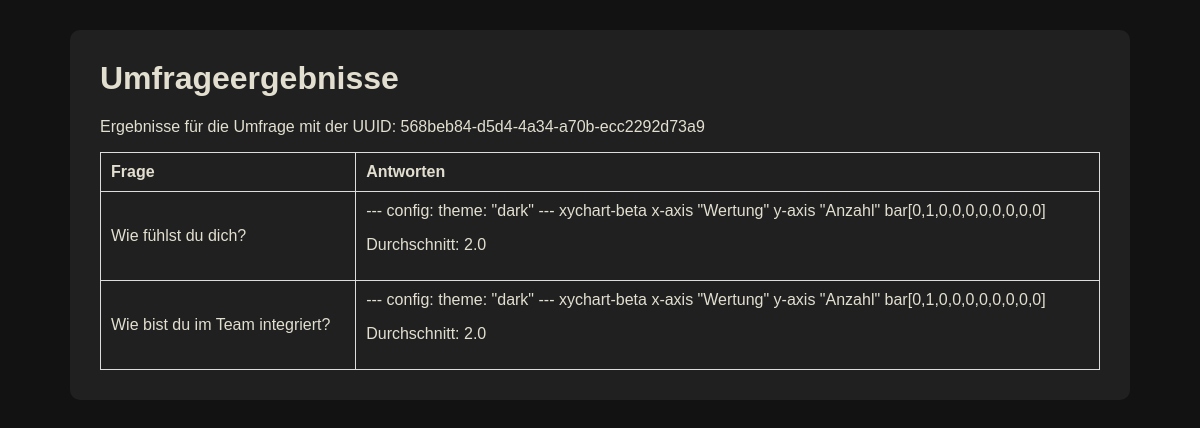
The app's page /results?uuid=568beb84-d5d4-4a34-a70b-ecc2292d73a9 with its own data.
### tables this page shows
CREATE TABLE questions (id INTEGER PRIMARY KEY, question TEXT, low TEXT, high TEXT, category TEXT);

### app.py (the view)
@app.route('/results', methods=['GET'])
def results():
    survey_uuid = request.args.get('uuid')
    if survey_uuid:
        survey = model.get_survey_by_uuid(survey_uuid)
        if survey:
            question_ids = survey['questions'].split(',')
            questions = model.get_questions_by_ids(question_ids)
            weighted_answers = model.get_weighted_answers_by_survey_uuid(survey_uuid)
            average_answers = model.get_aggregated_answers_by_survey_uuid(survey_uuid)
            return render_template('results.html', questions=questions, weighted_answers=weighted_answers, average_answers=average_answers, survey_uuid=survey_uuid)
    return "Survey not found", 404

### model.py (called while the page is built)
def get_survey_by_uuid(uuid: str) -> dict:
    conn = sqlite3.connect('database.db')
    c = conn.cursor()
    c.execute('SELECT * FROM surveys WHERE uuid = ?', (uuid,))
    survey = c.fetchone()
    conn.close()
    if survey:
        return {'id': survey[0], 'uuid': survey[1], 'questions': survey[2], 'timestamp': survey[3]}
    return None

def get_questions_by_ids(ids: list[str]) -> list[dict]:
    conn = sqlite3.connect('database.db')
    c = conn.cursor()
    placeholders = ','.join('?' for _ in ids)
    c.execute(f'SELECT * FROM questions WHERE id IN ({placeholders})', ids)
    questions = c.fetchall()
    conn.close()
    return [{'id': q[0], 'question': q[1], 'low': q[2], 'high': q[3], 'category': q[4]} for q in questions]

def get_aggregated_answers_by_survey_uuid(survey_uuid: str) -> list[dict]:
    conn = sqlite3.connect('database.db')
    c = conn.cursor()
    c.execute('SELECT question_id, AVG(value) FROM answers WHERE survey_id = ? GROUP BY question_id', (survey_uuid,))
    answers = c.fetchall()
    conn.close()
    return {a[0]: a[1] for a in answers}

def get_weighted_answers_by_survey_uuid(survey_uuid: str) -> list[dict]:
    conn = sqlite3.connect('database.db')
    c = conn.cursor()
    c.execute('SELECT question_id, value FROM answers WHERE survey_id = ?', (survey_uuid,))
    answers = c.fetchall()
    weighted_answers = {}
    for question_id, value in answers:
        if question_id not in weighted_answers:
            weighted_answers[question_id] = [0] * 10  # Array mit 10 Einträgen für Antworten von 1 bis 10
        weighted_answers[question_id][value - 1] += 1  # Erhöhe die Häufigkeit der gegebenen Antwort
    return weighted_answers

### templates/results.html (shortened to what this page needs)
<!DOCTYPE html>
<html lang="de">
<head>
    <link rel="stylesheet" href="{{ url_for('static', filename='style.css') }}">
</head>
<body>
    <div class="container">
        <h1>Umfrageergebnisse</h1>
        <p>Ergebnisse für die Umfrage mit der UUID: {{ survey_uuid }}</p>
        {% if questions and weighted_answers %}
        <table>
            <thead>
                <tr>
                    <th>Frage</th>
                    <th>Antworten</th>
                </tr>
            </thead>
            <tbody>
                {% for question in questions %}
                <tr>
                    <td>{{ question.question }}</td>
                    <td>
                        <div class="mermaid">
                            ---
                            config:
                                theme: "dark"
                            ---
                            xychart-beta
                                x-axis "Wertung"
                                y-axis "Anzahl"
                                bar[{% for i in range(10) %}{{ weighted_answers[question.id][i] }}{% if not loop.last %},{% endif %}{% endfor %}]
                        </div>
                        <p>Durchschnitt: {{ average_answers[question.id] }}</p>
                    </td>
                </tr>
                {% endfor %}
            </tbody>
        </table>
        {% else %}
        <p>Keine Ergebnisse gefunden.</p>
        {% endif %}
    </div>
</body>
</html>

### static/style.css (style rules this page uses)
body { font-family: Arial, sans-serif; margin: 0; padding: 20px; background-color: #121212; color: #E2DFD0; box-sizing: border-box; }
h1, h2, h3, h4, h5, h6 { margin-top: 0; }
table { width: 100%; border-collapse: collapse; }
table, th, td { border: 1px solid #ddd; }
table th, table td { padding: 10px; text-align: left; }
.container { width: 1000px; margin: 10px auto 50px; background-color: #202020; padding: 30px; border-radius: 10px; }

### records on screen
questions: question "Wie fühlst du dich?", weighted_answers "0" "1" "0" "0" "0" "0" "0" "0" "0" "0", average_answers "2.0"
questions: question "Wie bist du im Team integriert?", weighted_answers "0" "1" "0" "0" "0" "0" "0" "0" "0" "0", id "2.0"

### other values on screen
{{ survey_uuid }} "568beb84-d5d4-4a34-a70b-ecc2292d73a9"
